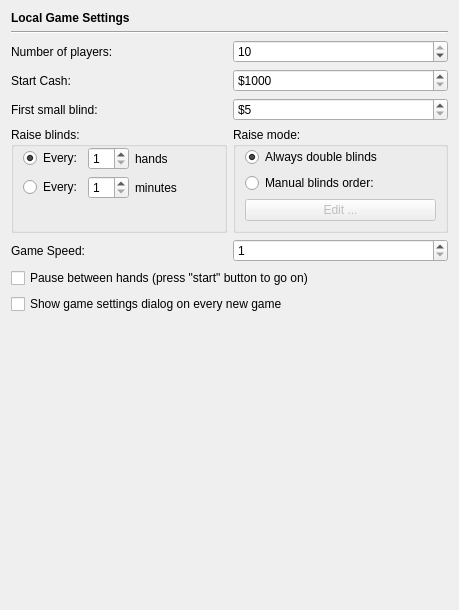
       <widget class="QWidget" name="page_2">
        <layout class="QVBoxLayout">
         <item>
          <widget class="QLabel" name="label_5">
           <property name="styleSheet">
            <string notr="true">QLabel { font-weight: bold;  }</string>
           </property>
           <property name="text">
            <string>Local Game Settings</string>
           </property>
          </widget>
         </item>
         <item>
          <widget class="Line" name="line_3">
           <property name="orientation">
            <enum>Qt::Orientation::Horizontal</enum>
           </property>
          </widget>
         </item>
         <item>
          <layout class="QHBoxLayout" name="_11">
           <item>
            <widget class="QLabel" name="label_4">
             <property name="text">
              <string>Number of players:</string>
             </property>
             <property name="buddy">
              <cstring>spinBox_quantityPlayers</cstring>
             </property>
            </widget>
           </item>
           <item>
            <widget class="QSpinBox" name="spinBox_quantityPlayers">
             <property name="minimum">
              <number>2</number>
             </property>
             <property name="maximum">
              <number>10</number>
             </property>
             <property name="value">
              <number>10</number>
             </property>
            </widget>
           </item>
          </layout>
         </item>
         <item>
          <layout class="QHBoxLayout">
           <item>
            <widget class="QLabel" name="label_2">
             <property name="text">
              <string>Start Cash:</string>
             </property>
             <property name="buddy">
              <cstring>spinBox_startCash</cstring>
             </property>
            </widget>
           </item>
           <item>
            <widget class="QSpinBox" name="spinBox_startCash">
             <property name="prefix">
              <string>$</string>
             </property>
             <property name="minimum">
              <number>1000</number>
             </property>
             <property name="maximum">
              <number>1000000</number>
             </property>
             <property name="singleStep">
              <number>50</number>
             </property>
            </widget>
           </item>
          </layout>
         </item>
         <item>
          <layout class="QHBoxLayout">
           <item>
            <widget class="QLabel" name="label_3">
             <property name="text">
              <string>First small blind:</string>
             </property>
             <property name="buddy">
              <cstring>spinBox_firstSmallBlind</cstring>
             </property>
            </widget>
           </item>
           <item>
            <widget class="QSpinBox" name="spinBox_firstSmallBlind">
             <property name="prefix">
              <string>$</string>
             </property>
             <property name="minimum">
              <number>5</number>
             </property>
             <property name="maximum">
              <number>20000</number>
             </property>
            </widget>
           </item>
          </layout>
         </item>
         <item>
          <layout class="QHBoxLayout">
           <item>
            <widget class="QGroupBox" name="groupBox_6">
             <property name="title">
              <string>Raise blinds:</string>
             </property>
             <layout class="QGridLayout">
              <property name="leftMargin">
               <number>9</number>
              </property>
              <property name="topMargin">
               <number>0</number>
              </property>
              <property name="bottomMargin">
               <number>9</number>
              </property>
              <item row="0" column="0">
               <widget class="QRadioButton" name="radioButton_raiseBlindsAtHands">
                <property name="text">
                 <string>Every:</string>
                </property>
                <property name="checked">
                 <bool>true</bool>
                </property>
               </widget>
              </item>
              <item row="0" column="1">
               <widget class="QSpinBox" name="spinBox_raiseSmallBlindEveryHands">
                <property name="minimum">
                 <number>1</number>
                </property>
               </widget>
              </item>
              <item row="0" column="2">
               <widget class="QLabel" name="label_47">
                <property name="sizePolicy">
                 <sizepolicy hsizetype="Expanding" vsizetype="Preferred">
                  <horstretch>0</horstretch>
                  <verstretch>0</verstretch>
                 </sizepolicy>
                </property>
                <property name="text">
                 <string>hands</string>
                </property>
               </widget>
              </item>
              <item row="1" column="0">
               <widget class="QRadioButton" name="radioButton_raiseBlindsAtMinutes">
                <property name="text">
                 <string>Every:</string>
                </property>
               </widget>
              </item>
              <item row="1" column="1">
               <widget class="QSpinBox" name="spinBox_raiseSmallBlindEveryMinutes">
                <property name="minimum">
                 <number>1</number>
                </property>
               </widget>
              </item>
              <item row="1" column="2">
               <widget class="QLabel" name="label_50">
                <property name="sizePolicy">
                 <sizepolicy hsizetype="Expanding" vsizetype="Preferred">
                  <horstretch>0</horstretch>
                  <verstretch>0</verstretch>
                 </sizepolicy>
                </property>
                <property name="text">
                 <string>minutes</string>
                </property>
               </widget>
              </item>
              <item row="2" column="1">
               <spacer>
                <property name="orientation">
                 <enum>Qt::Orientation::Vertical</enum>
                </property>
                <property name="sizeHint" stdset="0">
                 <size>
                  <width>20</width>
                  <height>5</height>
                 </size>
                </property>
               </spacer>
              </item>
             </layout>
            </widget>
           </item>
           <item>
            <widget class="QGroupBox" name="groupBox_7">
             <property name="sizePolicy">
              <sizepolicy hsizetype="Expanding" vsizetype="Preferred">
               <horstretch>0</horstretch>
               <verstretch>0</verstretch>
              </sizepolicy>
             </property>
             <property name="title">
              <string>Raise mode:</string>
             </property>
             <layout class="QGridLayout">
              <property name="topMargin">
               <number>0</number>
              </property>
              <item row="0" column="0">
               <widget class="QRadioButton" name="radioButton_alwaysDoubleBlinds">
                <property name="text">
                 <string>Always double blinds</string>
                </property>
                <property name="checked">
                 <bool>true</bool>
                </property>
               </widget>
              </item>
              <item row="1" column="0">
               <widget class="QRadioButton" name="radioButton_manualBlindsOrder">
                <property name="text">
                 <string>Manual blinds order:</string>
                </property>
               </widget>
              </item>
              <item row="2" column="0">
               <widget class="QPushButton" name="pushButton_editManualBlindsOrder">
                <property name="enabled">
                 <bool>false</bool>
                </property>
                <property name="text">
                 <string>Edit ...</string>
                </property>
               </widget>
              </item>
             </layout>
            </widget>
           </item>
          </layout>
         </item>
         <item>
          <layout class="QHBoxLayout">
           <item>
            <widget class="QLabel" name="label">
             <property name="text">
              <string>Game Speed:</string>
             </property>
             <property name="buddy">
              <cstring>spinBox_gameSpeed</cstring>
             </property>
            </widget>
           </item>
           <item>
            <widget class="QSpinBox" name="spinBox_gameSpeed">
             <property name="minimum">
              <number>1</number>
             </property>
             <property name="maximum">
              <number>11</number>
             </property>
             <property name="singleStep">
              <number>1</number>
             </property>
            </widget>
           </item>
          </layout>
         </item>
         <item>
          <widget class="QCheckBox" name="checkBox_pauseBetweenHands">
           <property name="text">
            <string>Pause between hands (press &quot;start&quot; button to go on)</string>
           </property>
          </widget>
         </item>
         <item>
          <widget class="QCheckBox" name="checkBox_showGameSettingsDialogOnNewGame">
           <property name="text">
            <string>Show game settings dialog on every new game</string>
           </property>
          </widget>
         </item>
         <item>
          <spacer>
           <property name="orientation">
            <enum>Qt::Orientation::Vertical</enum>
           </property>
           <property name="sizeHint" stdset="0">
            <size>
             <width>437</width>
             <height>285</height>
            </size>
           </property>
          </spacer>
         </item>
        </layout>
       </widget>
